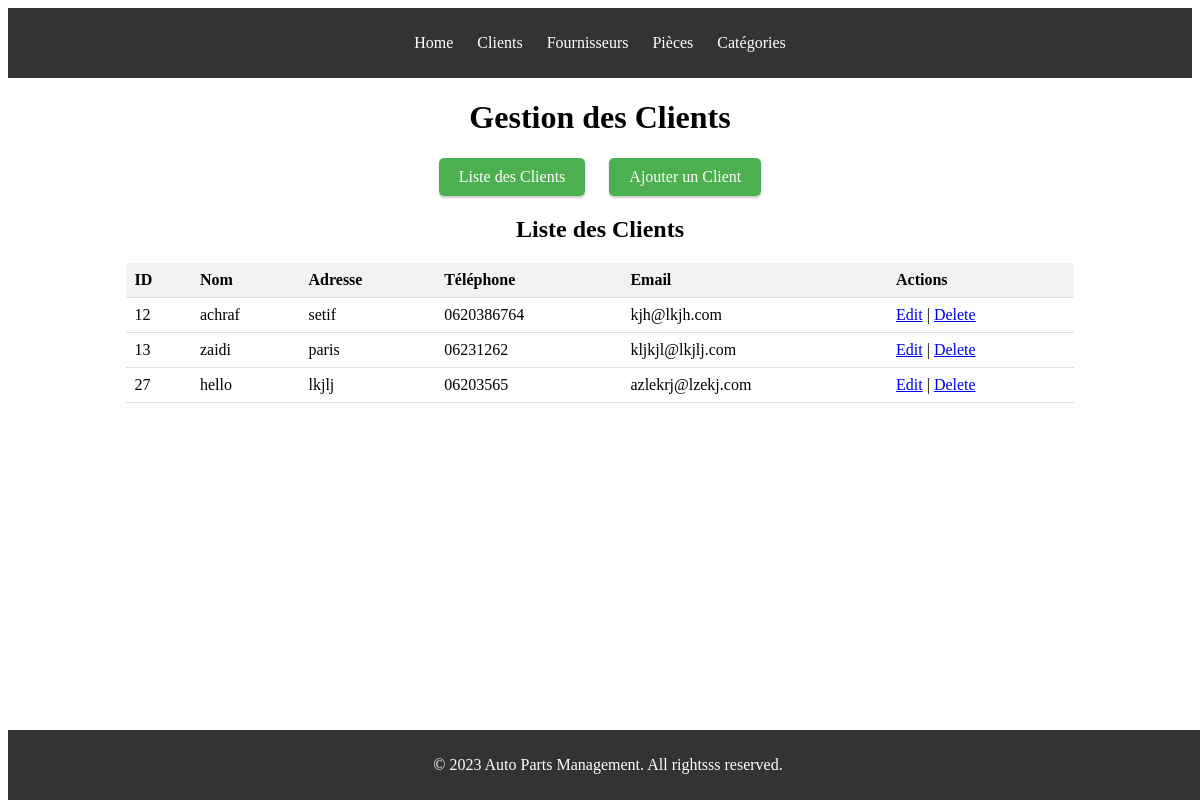
/clients.php, run on the app's committed database.
### tables this page shows
CREATE TABLE `Client` (
  `ID_Client` int NOT NULL,
  `Nom` varchar(100) DEFAULT NULL,
  `Adresse` varchar(255) DEFAULT NULL,
  `Téléphone` varchar(20) DEFAULT NULL,
  `Email` varchar(100) DEFAULT NULL
);

### www/crud/crud_client/cl_read.php (called while the page is built, shortened)
<?php
function getAllClients() {
    $db = getDbConnection();
    $sql = "SELECT * FROM Client";
    $stmt = $db->query($sql);
    return $stmt->fetchAll(PDO::FETCH_ASSOC);
}

### www/list_client.php (the view, shortened to what this page needs)
<?php
include './crud/crud_client/cl_read.php';
echo "<body id='client-page'>";
echo "<div class='content-wrapper'>";
echo "<h2>Liste des Clients</h2>";
echo "<table>";
echo "<tr><th>ID</th><th>Nom</th><th>Adresse</th><th>Téléphone</th><th>Email</th><th>Actions</th></tr>";
$clients = getAllClients();
foreach ($clients as $client) {
    echo "<tr>";
    echo "<td>" . $client['ID_Client'] . "</td>";
    echo "<td>" . $client['Nom'] . "</td>";
    echo "<td>" . $client['Adresse'] . "</td>";
    echo "<td>" . $client['Téléphone'] . "</td>";
    echo "<td>" . $client['Email'] . "</td>";
    echo "<td><a href='edit_client.php?id=" . $client['ID_Client'] . "'>Edit</a> | ";
    echo "<a href='./crud/crud_client/cl_delete.php?id=" . $client['ID_Client'] . "'>Delete</a></td>";
    echo "</tr>";
}
echo "</table>";
echo "</div>";
echo "</body>";
?>

### www/css/style.css (style rules this page uses)
#client-page .content-wrapper { text-align: center; margin: 0 auto; }
#client-page table { width: 80%; margin: 0 auto; border-collapse: collapse; }
#client-page th, #client-page td { padding: 8px; text-align: left; border-bottom: 1px solid #ddd; }
#client-page th { background-color: #f2f2f2; }

### www/css/headerFooter_style.css (style rules this page uses)
header { background-color: #333; color: white; padding: 10px 0; text-align: center; }
header nav ul { list-style: none; padding: 0; }
header nav ul li { display: inline; margin: 0 10px; }
header nav ul li a { color: white; text-decoration: none; }
footer { background-color: #333; color: white; text-align: center; padding: 10px 0; position: absolute; bottom: 0; width: 100%; }

### data on the page
client: ID_Client "12", Nom "achraf", Adresse "setif", Téléphone "0620386764", Email "kjh@lkjh.com"
client: ID_Client "13", Nom "zaidi", Adresse "paris", Téléphone "06231262", Email "kljkjl@lkjlj.com"
client: ID_Client "27", Nom "hello", Adresse "lkjlj", Téléphone "06203565", Email "azlekrj@lzekj.com"
